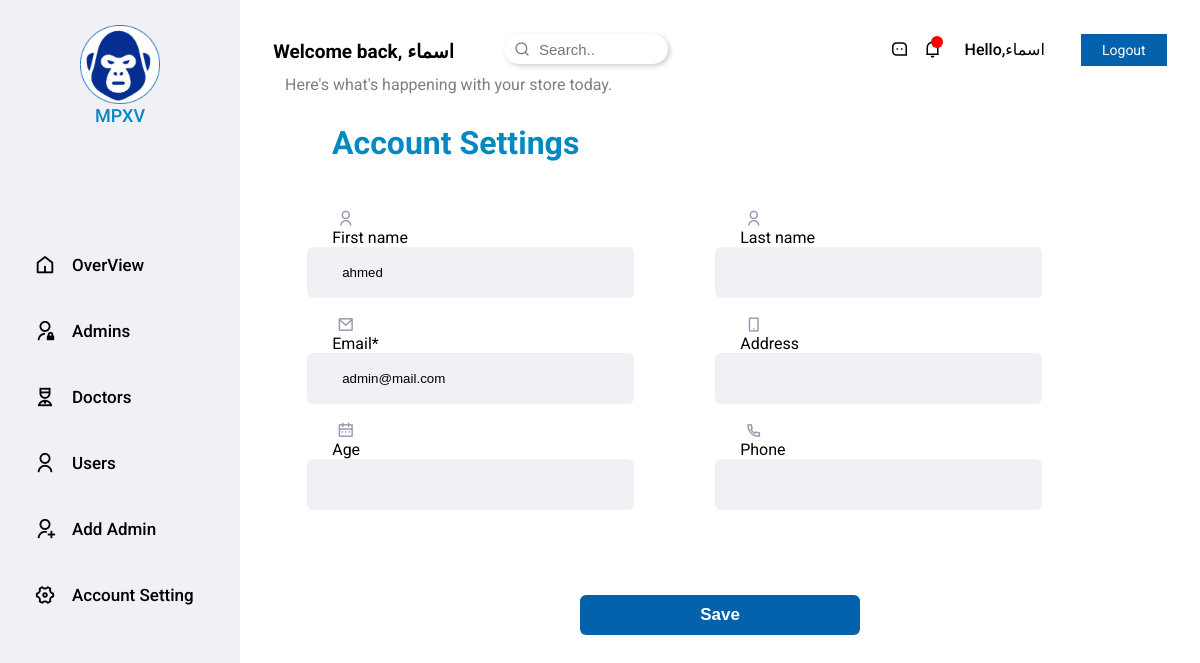
Page /accounts/edit/admin/ (signed in) on the committed database.
### accounts/models.py (models this page shows, shortened)
class CustomUser(AbstractUser):
    email = models.EmailField(unique=True)
    USERNAME_FIELD = 'email'
    REQUIRED_FIELDS = ['username']
    is_doctor = models.BooleanField(default=False)
    is_admmin = models.BooleanField(default=False)
    is_user = models.BooleanField(default=False)
    image = models.ImageField(upload_to=image_upload, blank=True, null=True)
    age = models.PositiveIntegerField(null=True, blank=True)
    slug = models.SlugField(blank=True, null=True)
    address =models.CharField(max_length=50, blank=True, null=True)
    phone = models.CharField(max_length=11, null=True, blank=True)
    verify_image=models.BooleanField(default=False)
    rate1=models.BooleanField(default=False)
    rate2=models.BooleanField(default=False)
    rate3=models.BooleanField(default=False)
    rate4=models.BooleanField(default=False)
    rate5=models.BooleanField(default=False)

### accounts/views.py (the view, shortened to what this page needs)
# urls.py: path("edit/<str:slug>/",AdminUpdateView.as_view(),name="edit"),
class AdminUpdateView(LoginRequiredMixin,UpdateView):
    model = CustomUser
    template_name = "roles/acc-settings.html"
    fields = ['first_name', 'last_name', 'email','age','address','phone']

### accounts/templates/roles/acc-settings.html (shortened to what this page needs)
{% extends 'roles/dashboard.html' %}
{% load static %}
{% load bootstrap4 %}
{% load crispy_forms_tags %}
{% block content %}
        <form method="post" >
            <h1 id="acc-set">Account Settings</h1>
            <div class="acc-set-grid">
                <div class="left-side">
                    <div class="input-f">
                        <i class="ri-user-line"></i>
                        {{form.first_name|as_crispy_field }}
                    </div>
                    <div class="input-f">
                        <i class="ri-mail-line"></i>
                        {{form.email|as_crispy_field }}
                    </div>
                    <div class="input-f">
                        <i class="ri-calendar-2-line"></i>
                        {{form.age|as_crispy_field }}
                    </div>
                </div>
                <div class="right-side">
                    <div class="input-f">
                        <i class="ri-user-line"></i>
                        {{form.last_name|as_crispy_field }}
                    </div>
                    <div class="input-f">
                        <i class="ri-smartphone-line"></i>
                        {{form.address|as_crispy_field }}
                    </div>
                    <div class="input-f">
                        <i class="ri-phone-line"></i>
                        {{form.phone|as_crispy_field }}
                    </div>
                </div>
            </div>
            <div class="save">
                <input type="submit" value="Save">
            </div>
        </form>
{% endblock content %}

### accounts/templates/roles/dashboard.html (shortened to what this page needs)
{% load static %}
<!DOCTYPE html>
<html lang="en">
<head>
    <link rel="stylesheet" href="{% static 'css/dashboard.css' %}">
    <link href="https://cdn.jsdelivr.net/npm/remixicon@2.5.0/fonts/remixicon.css" rel="stylesheet">
    <link rel="stylesheet" href="https://unpkg.com/boxicons@latest/css/boxicons.min.css">
    <link rel="stylesheet" href="https://cdnjs.cloudflare.com/ajax/libs/font-awesome/6.3.0/css/all.min.css"
 />
</head>
<body>
    <div class="page">
        <div class="sidebar">
            <ul>
                <li><a href="{% url 'accounts:login_home' %}" class="logo">
                        <img src="{% static 'imgs/logo.png' %}" alt="Logo">
                        <span class="logo-info">MPXV</span>
                    </a></li>
                <li><a href="{% url 'accounts:overview' %}">
                        <i class="ri-home-5-line"></i>
                        <span class="sidebar-item">OverView</span>
                    </a></li>
                <li><a href="{% url 'accounts:admins' %}">
                        <i class="ri-admin-line"></i>
                        <span class="sidebar-item">Admins</span>
                    </a></li>
                <li><a href="{% url 'accounts:doctors' %}">
                        <i class="ri-nurse-line"></i>
                        <span class="sidebar-item">Doctors</span>
                    </a></li>
                <li><a href="{% url 'accounts:users' %}">
                        <i class="ri-user-line"></i>
                        <span class="sidebar-item">Users</span>
                    </a></li>
                <li><a href="{% url 'accounts:add_admin' %}">
                        <i class="ri-user-add-line"></i>
                        <span class="sidebar-item">Add Admin</span>
                    </a></li>
                <li><a href="{% url 'accounts:edit' request.user.slug %}">
                        <i class="ri-settings-4-line"></i>
                        <span class="sidebar-item">Account Setting
                        </span>
                    </a></li>
            </ul>
        </div>
        <div class="content">
            <div class="head">
                <div class="l-h">
                    <h2>Welcome back, {{request.user.first_name}}</h2>
                    <div class="search-label">
                        <i class="ri-search-line"></i>
                        <input type="text" placeholder="Search..">
                    </div>
                </div>
                <div class="r-h">
                    <i class="ri-message-3-line mes"></i>
                    <i class="ri-notification-4-line not"></i>
                    <span class="r-h-info">Hello,{{request.user.first_name}}</span>
                    <div class="log-out">
                        <a href="{% url 'logout' %}"><input type="submit" value="Logout" class="logout"/></a>
                    </div>
                </div>
            </div>
            <div class="low-opa-words">
                Here's what's happening with your store today.
            </div>
            {% block content %}
            {% endblock content %}
        </div>
    </div>
</body>
</html>

### static/css/dashboard.css (style rules this page uses)
* { box-sizing: border-box; -webkit-box-sizing: border-box; -ms-box-sizing: border-box; padding: 0; margin: 0; list-style: none; text-decoration: none; }
:root { --main-color: #0462ad; --sub-color: #0389c2; --sidebar-color: #f0f0f5; }
html { scroll-behavior: smooth; }
body { min-height: 100vh; font-family: "Roboto", sans-serif; }
.page { display: flex; }
.page .sidebar { position: relative; top: 0; left: 0; bottom: 0; height: 100vh; background-color: var(--sidebar-color); min-width: 240px; overflow: hidden; min-height: 100vh; }
.page .sidebar .logo { display: flex; text-align: center; margin: 30px 0 0 60px; position: relative; top: -25px; }
.page .sidebar .logo img { width: 80px; }
.page .sidebar .logo .logo-info { position: relative; bottom: -80px; left: -65px; font-size: 18px; font-weight: 500; color: var(--sub-color); }
.page .sidebar a { position: relative; padding: 20px; color: black; display: table; width: 240px; top: 80px; }
.page .sidebar i { text-align: center; font-size: 22px; margin-left: 14px; position: relative; bottom: -5px; }
.page .sidebar .sidebar-item { position: relative; margin-left: 16px; font-size: 17px; font-weight: 500; }
.page .content { overflow: hidden; width: 100%; }
.page .content .head { display: flex; justify-content: space-around; padding-top: 40px; width: 100%; height: 150px; }
.page .content .head .l-h { display: flex; justify-content: space-between; }
.page .content .head .l-h h2 { margin-right: 30px; font-size: 19px; }
.page .content .head .l-h .search-label input { position: relative; border-radius: 30px; border: none; outline: 0; padding: 0 20px 0 35px; width: 60%; height: 30px; font-size: 15px; box-shadow: 2px 2px 5px rgba(0, 0, 0, 0.2); top: -6px; transition: 0.3s; }
.page .content .head .l-h .search-label i { position: relative; top: -4px; z-index: 1; opacity: 0.5; left: 30px; }
.page .content .head .r-h { display: flex; justify-content: space-between; }
.page .content .head .r-h i { position: relative; margin-right: 15px; font-size: 18px; }
.page .content .head .r-h .not::after { position: absolute; content: ""; width: 12px; height: 12px; background-color: red; border-radius: 50%; left: 7px; top: -4px; }
.page .content .head .r-h .r-h-info { margin-right: 18px; margin-left: 8px; font-weight: 500; }
.page .content .head .r-h .log-out { margin-top: -6px; }
.page .content .head .r-h .log-out input { all: unset; cursor: pointer; color: white; background-color: var(--main-color); position: relative; padding: 0 18px 0 18px; height: 30px; width: 48px; font-size: 14px; text-align: center; transition: 0.2s; margin-left: 18px; border: 1px solid var(--main-color); }
.page .content .low-opa-words { position: relative; top: -75px; left: 45px; opacity: 0.5; }
.acc-set-grid { display: grid; grid-template-columns: repeat(2, 1fr); width: 85%; margin-left: 7%; }
.acc-set-grid label { font-size: 16px; margin-left: 25px; }
.acc-set-grid input { margin-bottom: 15px; padding: 18px 35px; width: 80%; border: none; border-radius: 6px; background-color: var(--sidebar-color); }
.acc-set-grid i { position: relative; left: 30px; font-size: 17px; color: #9498ae; top: 3px; }
.page .content .save { display: flex; justify-content: center; align-items: center; margin-top: 70px; }
.page .content .save input { outline: none; border: none; background-color: var(--main-color); color: white; padding: 10px 120px; border-radius: 6px; font-size: 17px; font-weight: 600; cursor: pointer; }
#acc-set { position: relative; top: -45px; left: 92px; color: var(--sub-color); }

### accounts/templates/roles/dashboard.html (style rules this page uses)
label { display: block; }

### rows in the picture
CustomUser: user.first_name "اسماء"
CustomUser: first_name "ahmed", email "admin@mail.com"
